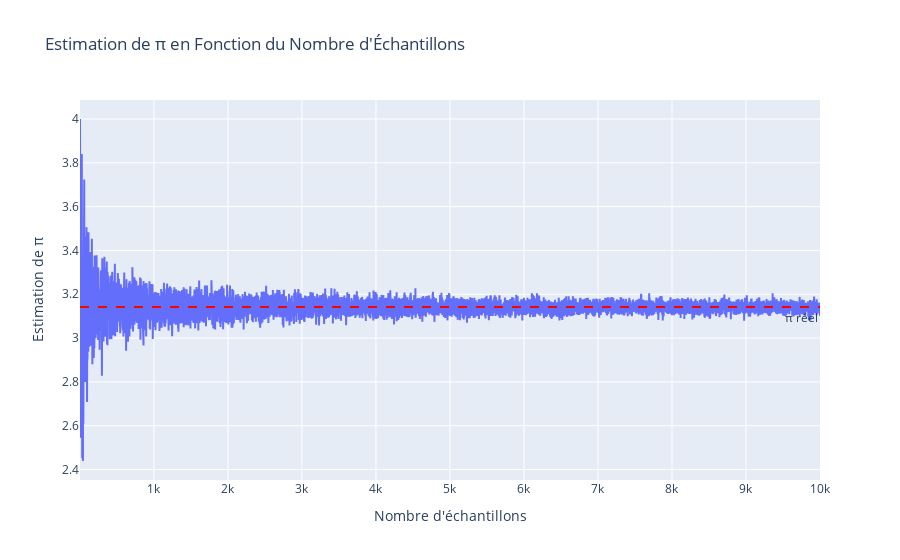
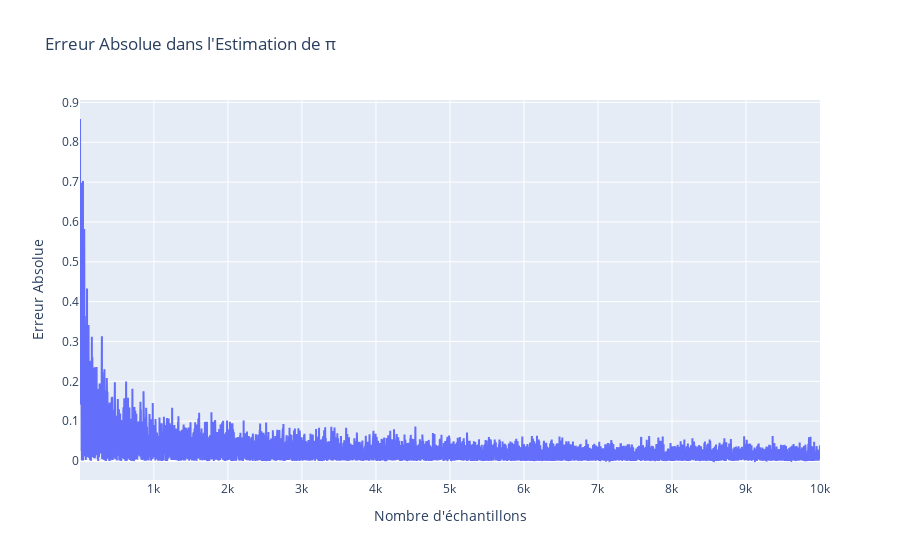

Notebook cell for these charts, in order:
### Markdown cell above
## Partie 2 - Estimation de $\pi$ par Monte Carlo

On rappelle que $\pi$ est égal à la surface d'un cercle de rayon 1, i.e.
$$ \pi = \int_{-1}^1 \int_{-1}^1 \mathbb{1}_{x^2 + y^2 \leq 1}(x,y) dx dy.$$

Ce qui peut se réécrire comme
$$ \pi = 4 \int_{-1}^1 \int_{-1}^1 \mathbb{1}_{x^2 + y^2 \leq 1}(x,y) p(x) p(y) dx dy.$$
Où $p(x)$ et $p(y)$ sont les densités de la loi uniforme sur $[-1,1]$.

* En déduire l'estimateur de Monte Carlo de $\pi$.
* Représenter l'évolution de la valeur de l'estimation par Monte Carlo de $\pi$ en fonction du nombre d'échantillons (aller jusqu'à 10000). Quel résultat mathématique fondamental est-on en train d'illustrer ?
* (Bonus) - Faire 100 simulations de l'estimation par Monte Carlo de $\pi$ avec $N = 1000$ échantillons, et vérifier le résultat de convergence en loi de l'estimateur MC donné par le TCL.

### Code cell
def estimate_pi_monte_carlo(num_samples):
    x = np.random.uniform(-1, 1, num_samples)
    y = np.random.uniform(-1, 1, num_samples)

    # Calcul du nombre de points à l'intérieur du cercle
    inside_circle = (x**2 + y**2) <= 1
    nb_inside_circle = np.sum(inside_circle)

    # Estimation de pi en calculant 4 fois le ratio entre les points à l'intérieur du cercle et le nb de points total 
    pi_estimate = 4 * nb_inside_circle / num_samples
    return pi_estimate

# Évolution de l'estimation de pi en fonction du nombre d'échantillons
num_samples_list = range(1, 10001)
pi_estimates = [estimate_pi_monte_carlo(n) for n in num_samples_list]

# Calcul de l'erreur absolue dans l'estimation de pi pour chaque taille d'échantillon
pi_errors = np.abs(np.array(pi_estimates) - np.pi)

# Graphique pour l'estimation de π
fig_pi = go.Figure()
fig_pi.add_trace(go.Scatter(x=list(num_samples_list), y=pi_estimates, mode='lines', name='Estimation de π'))
fig_pi.add_hline(y=np.pi, line_dash="dash", line_color="red", annotation_text="π réel", annotation_position="bottom right")
fig_pi.update_layout(
    title="Estimation de π en Fonction du Nombre d'Échantillons",
    xaxis_title="Nombre d'échantillons",
    yaxis_title="Estimation de π"
)
fig_pi.show()

# Graphique pour l'erreur dans l'estimation de π
fig_error = go.Figure()
fig_error.add_trace(go.Scatter(x=list(num_samples_list), y=pi_errors, mode='lines', name='Erreur Absolue'))
fig_error.update_layout(
    title="Erreur Absolue dans l'Estimation de π",
    xaxis_title="Nombre d'échantillons",
    yaxis_title="Erreur Absolue"
)
fig_error.show()

### Figure 1 — Plotly figure (JSON) as saved in the notebook; plotly's stock layout.template omitted (floating-point values rounded to 4 significant figures; data arrays with more than 128 entries replaced by an {"elided": "..."} marker saying what was removed)
{"data": [{"mode": "lines", "name": "Estimation de π", "type": "scatter", "x": {"elided": "10000 int values"}, "y": {"elided": "10000 float values"}}], "layout": {"annotations": [{"showarrow": false, "text": "π réel", "x": 1, "xanchor": "right", "xref": "x domain", "y": 3.142, "yanchor": "top", "yref": "y"}], "shapes": [{"line": {"color": "red", "dash": "dash"}, "type": "line", "x0": 0, "x1": 1, "xref": "x domain", "y0": 3.142, "y1": 3.142, "yref": "y"}], "title": {"text": "Estimation de π en Fonction du Nombre d'Échantillons"}, "xaxis": {"title": {"text": "Nombre d'échantillons"}}, "yaxis": {"title": {"text": "Estimation de π"}}}}

### Figure 2 — Plotly figure (JSON) as saved in the notebook; plotly's stock layout.template omitted (floating-point values rounded to 4 significant figures; data arrays with more than 128 entries replaced by an {"elided": "..."} marker saying what was removed)
{"data": [{"mode": "lines", "name": "Erreur Absolue", "type": "scatter", "x": {"elided": "10000 int values"}, "y": {"elided": "10000 float values"}}], "layout": {"title": {"text": "Erreur Absolue dans l'Estimation de π"}, "xaxis": {"title": {"text": "Nombre d'échantillons"}}, "yaxis": {"title": {"text": "Erreur Absolue"}}}}
